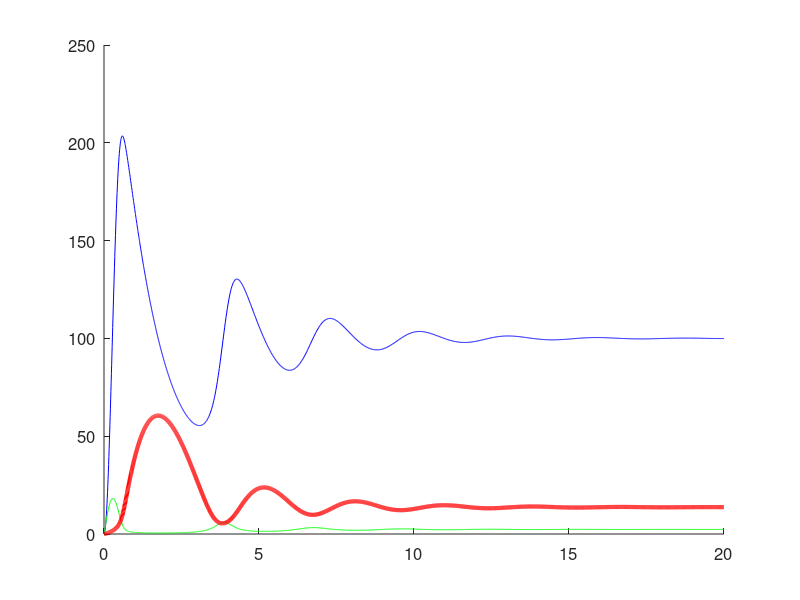

The MATLAB script that drew this image: (Note: this script raises an error after producing the figure.)
function Antithetic
clear; clc; clf;
% This is a model of the antithetic controller under transcriptional control
% via protein.
%% Initialising Global Parameters 
global setpoint % Setpoint of steady state value of X 
global mu       % Transcription rate of Z1 (actuator)
global eta      % Annihiliation Rate of Z1 and Z2
global theta    % Transcription rate constant of Z2 (Sensor)
global k        % Transcription rate constant of X
global gamma    % Degradation rate of X 
global delta    % Dilution rate


%% Parameter Values
% Parameters taken from the Khammash paper in units of nM and min^-1,
% multipled by 60 to give hr^-1. 
mu       = 1.6*60;         % Search space between 10^0 and 10^4 nM min^-1
eta      = 0.05*60;          % Conservative lower bound where higher eta values improve performance
theta    = 0.016*60;         % 0.028  min^-1 used as a reference for search space between 10^-2 and 10^2
setpoint = mu / theta;       % Setpoint when delta = 0
k        = 0.6*60;         % 0.028  min^-1 used as a reference for search space between 10^-2 and 10^2
gamma    = 0.014*60;         % Native degradation of output set at 0.5 * delta
delta    = 0.028*60*0;       % Set to zero for the case of the idealised Antithetic integral feedback circuit 

%% State is [Z_1 Z_2 X]
s0       = [0 0 0];  % Initial values of the states in the ODE model 
%% Generate the simulation 
Tend     = 20;       % End time value -- This is currently random 
ODEFUN   = @antitheticddt;
[t, S] = ode45(ODEFUN, [0,Tend], s0);


%% Generate Plot Figure
figure(1);
hold on;
set(gca, 'fontsize', 12);
plot(t, S(:,3), 'b', t, S(:,1),'g', t, S(:,2), 'r', 'LineWidth', 3);
yline(setpoint, 'k--', 'LineWidth', 3);
legend('X', 'Z1', 'Z2', 'Set Point', 'Location', 'northeast');
xlabel('Time (Hours)');
ylabel('Concentration (nM)');
title('Idealised Antithetic Integral Feedbak Controller');
hold off;

end

%% Dynamics 
function dS = antitheticddt(t, S);

global mu     % Transcription rate of Z1 (actuator)
global eta    % Annihiliation Rate of Z1 and Z2
global theta  % Transcription rate constant of Z2 (Sensor)
global k      % Transcription rate constant of X
global gamma  % Degradation rate of X 
global delta  % Dilution rate

Z1 = S(1);
Z2 = S(2);
X  = S(3);


dZ1dt = mu - (eta * Z1 * Z2) - (delta * Z1);
dZ2dt = (theta * X) - (eta * Z1 * Z2) - (delta * Z2);
dXdt  = (k * Z1) - ((gamma + delta) * X);


dS = [dZ1dt; dZ2dt; dXdt];

end 